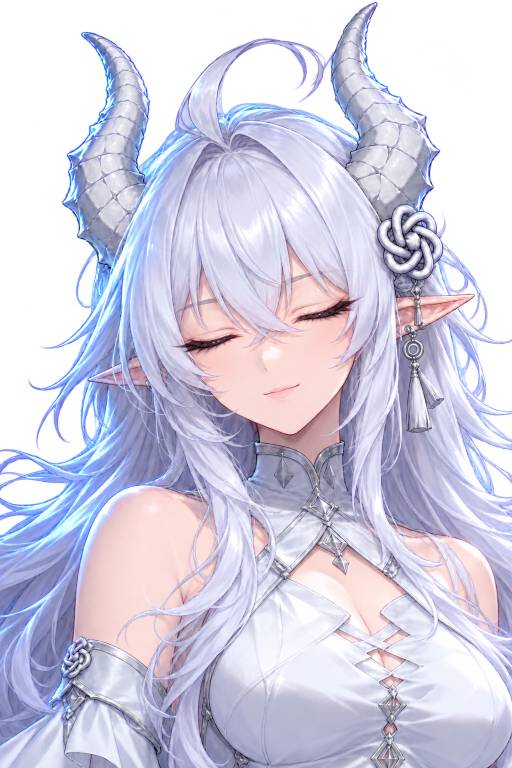
#> input picture assets/dragon-cinematic-closed.png, 1024 x 1536 px (shown at 1/2 size)
$ python -i build_portrait_detail.py   (imports and definitions only)
#> lines starting #> are read from the running program, lines starting #| are printed output that depends on the picture
#> further down, picture is the input picture: PIL image 1024x1536 RGBA; mean R, G, B, A 167, 168.3, 198.5, 189.2
"""Build mild detail textures offline; originals and their alpha remain intact.

Requires Pillow and NumPy in the interpreter used to run this script. The
launcher does not use Python. This improves local contrast, not source resolution.
"""
from __future__ import annotations

import hashlib
import json
from datetime import datetime, timezone
from pathlib import Path

import numpy as np
from PIL import Image, ImageDraw, ImageFilter, ImageFont

ROOT = Path(__file__).resolve().parents[1]
ASSETS = ROOT / "assets"
OUTPUT = ROOT / "output" / "portrait-detail"
RADIUS, PERCENT, THRESHOLD, MAX_CHANGE = 1.0, 75, 3, 12
PATCH_WIDTH, PATCH_HEIGHT, COLUMNS, FRAMES = 214, 132, 11, 121
EYE_BOXES = ((326, 606, 214, 132), (549, 548, 214, 132))


def sha256(path: Path) -> str:
    return hashlib.sha256(path.read_bytes()).hexdigest().upper()


def sharpen(image: Image.Image) -> Image.Image:
    original = np.array(image.convert("RGBA"))
    enhanced = np.array(image.convert("RGB").filter(
        ImageFilter.UnsharpMask(radius=RADIUS, percent=PERCENT, threshold=THRESHOLD)
    ))
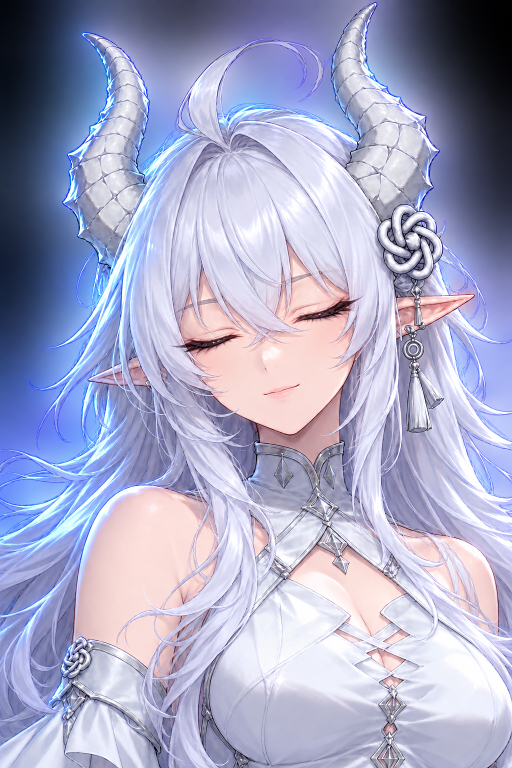
#> enhanced: shape (1536, 1024, 3) (shown at 1/2 size); mean R, G, B 167, 168.2, 198.4
    delta = np.clip(enhanced.astype(np.int16) - original[..., :3], -MAX_CHANGE, MAX_CHANGE)
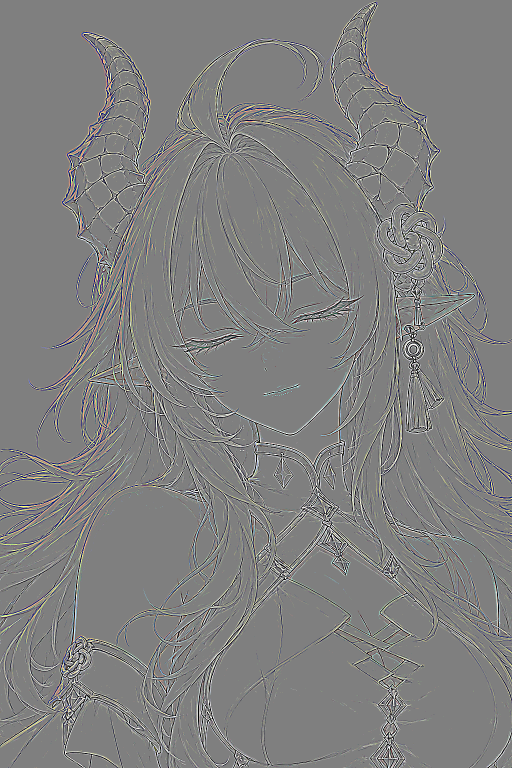
#> delta: shape (1536, 1024, 3) int16 (shown at 1/2 size); mean R, G, B 0.0937, 0.0905, 0.0558; drawn with min black and max white
    # Leave transparent edges untouched; taper sharpening through soft edges.
    strength = np.clip((original[..., 3].astype(np.float32) - 128.0) / 127.0, 0, 1)
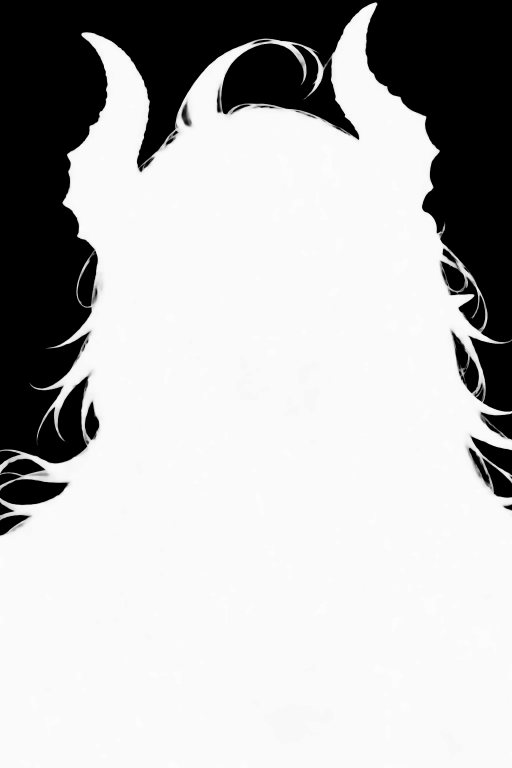
#> strength: shape (1536, 1024) float32 (shown at 1/2 size); min 0, max 0.992, mean 0.73
    result = original.copy()
    result[..., :3] = np.clip(
        np.rint(original[..., :3] + delta * strength[..., None]), 0, 255
    ).astype(np.uint8)
    assert np.array_equal(result[..., 3], original[..., 3]), "Alpha changed"
    assert np.max(np.abs(result[..., :3].astype(np.int16) - original[..., :3])) <= MAX_CHANGE
    return Image.fromarray(result)


# [15 lines left out: function texture_record, not called in this run]


def edge_contrast(image: Image.Image) -> float:
    values = np.array(image.convert("L"), dtype=np.float32)
    return float((np.abs(np.diff(values, axis=0)).mean() + np.abs(np.diff(values, axis=1)).mean()) / 2)


# [81 lines left out: function main, not called in this run]


# [2 lines not run here, left out]

>>> from PIL import Image
>>> picture = Image.open('../assets/dragon-cinematic-closed.png')
>>> result = sharpen(picture)

$ run again, on assets/dragon-eye-half.png
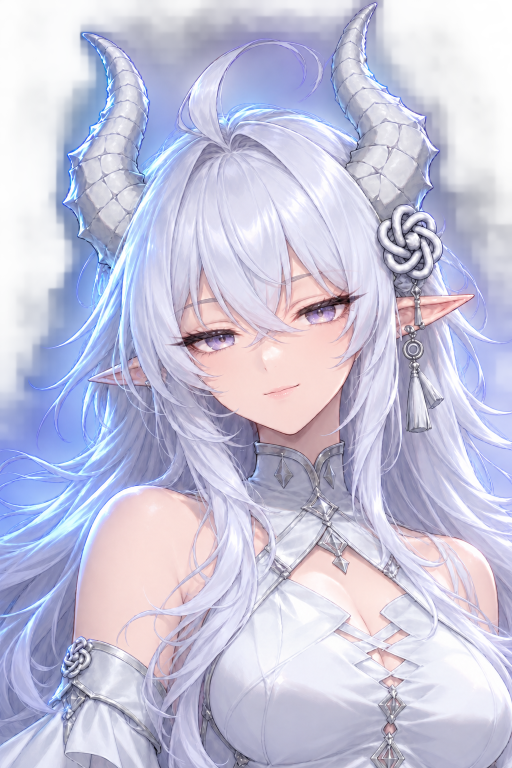
#> input picture assets/dragon-eye-half.png, 1024 x 1536 px (shown at 1/2 size)
#> picture is the input picture: PIL image 1024x1536 RGBA; mean R, G, B, A 171.7, 171.6, 197.4, 217.5
#> in sharpen, `delta = np.clip(enhanced.astype(np.int16) - original[..., :3], -MAX_CH..`:
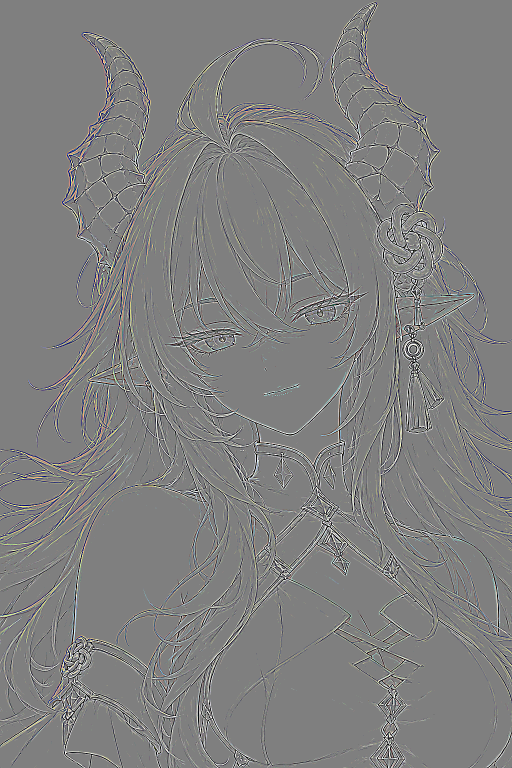
#> delta: shape (1536, 1024, 3) int16 (shown at 1/2 size); mean R, G, B 0.0835, 0.0815, 0.0524; drawn with min black and max white
#> in sharpen, `strength = np.clip((original[..., 3].astype(np.float32) - 128.0) / 127..`:
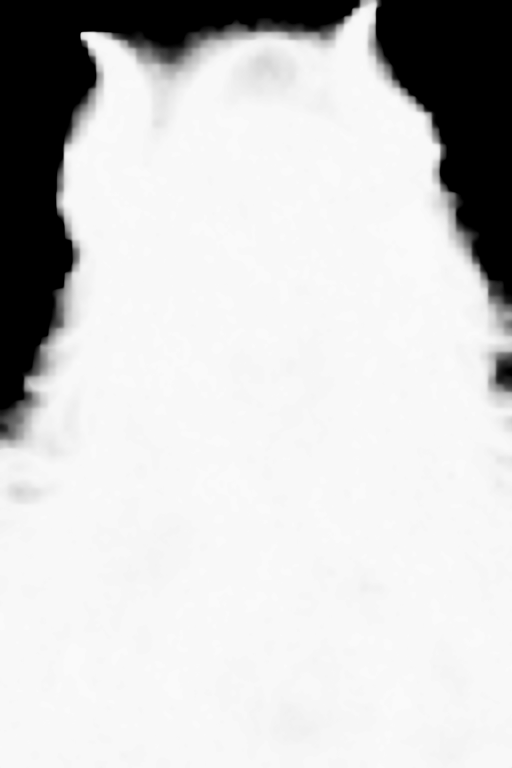
#> strength: shape (1536, 1024) float32 (shown at 1/2 size); min 0, max 0.984, mean 0.813
